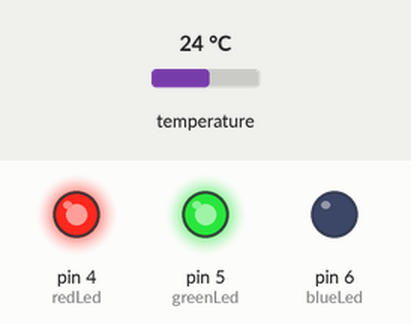
A sketch run on a simulated Arduino Uno, built with avr-gcc and run on an emulated ATmega328P. On the bench: output pins drawn as LEDs (lit = HIGH). Inputs (shaded band) come from the test bench; at power-on: temperature 24 °C.

Above: at 1.8 s.
1.9 s: temperature set to 21 °C
3.4 s: temperature set to 18 °C
At 4.9 s:
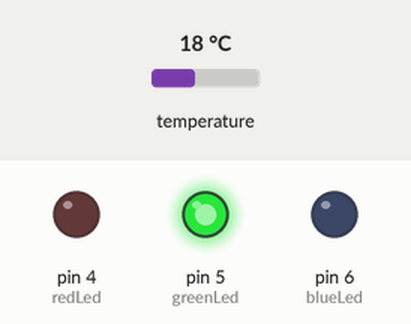
5.5 s: temperature set to 33 °C
At 6.5 s:
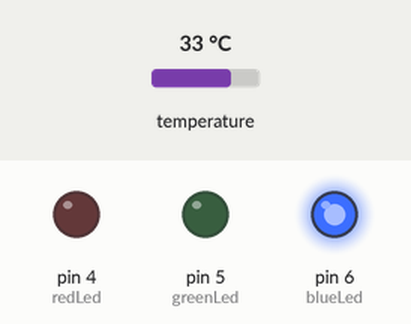
7.5 s: temperature set to 31 °C
9.2 s: temperature set to 28 °C
At 11.1 s:
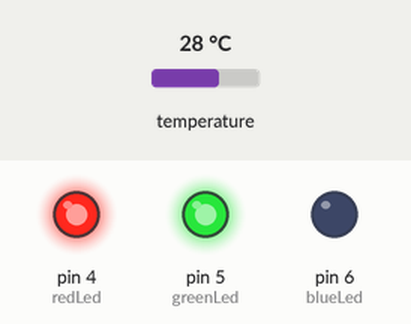
11.5 s: temperature set to 12 °C
At 12.8 s:
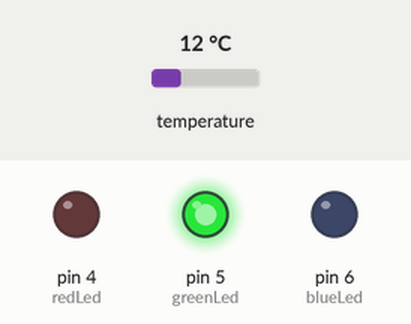
Timing chart, 0 to 14.5 s (numbered marks = the images above; inputs shaded):
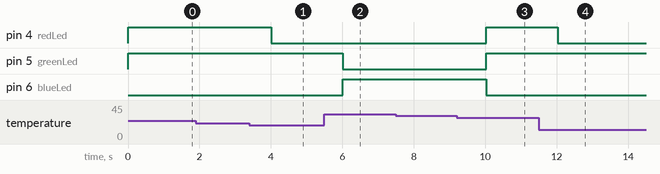

The sketch:

Aula05_SensorTemperatura_DHT11_.ino
```cpp
/*
  Projeto usando o sensor de temperatura DHT 11
  usando a biblioteca DHT Sensor Library da Adafruit
  Aula 5 : Projeto Integrado da computação
*/
#include <Adafruit_Sensor.h>
#include <DHT.h>
#include <DHT_U.h>

#define redLed  4   //Pinos do led
#define greenLed 5
#define blueLed 6

#define DHTPin 10                 //pino que está ligado o Data do sensor
#define DHTType DHT11             //Tipo do Sensor => DHT 11 / DHT 22 (AM2302) / DHT 21 (AM2301)

DHT_Unified dht(DHTPin, DHTType); //Inicializando a classe DHT_Unifield com nome dht

void setup() {

  pinMode(redLed, OUTPUT);
  pinMode(greenLed, OUTPUT);
  pinMode(blueLed, OUTPUT);

  /*Serial.begin(9600);   //Iniciando comunicação serial
  */
  dht.begin();          //Iniciando DHT

}

void loop() {

  sensors_event_t event;              //Iniciando struct event
  dht.temperature().getEvent(&event); //Colhendo a Temperatura e preenchendo na struct event
  /*
  Serial.print(F("Temperature: "));
  Serial.println(event.temperature);  //Exibindo a temperatura no serial monitor
  */
  temperatureTest(event.temperature);

  delay(1000);
}


/***************************** Função testa em qual faixa a temperatura está e chama colorOn *****************************/

void temperatureTest(float temp){
  if(temp < 10){         //Se a temperatura for (t<10) acende azul
    colorOn(0,0,1);
  }else
    if(temp < 20){       //Se a temperatura for (10<t<20) acende verde
     colorOn(0,1,0);
    }else
      if(temp < 30){     //Se a temperatura for (20<t<30) acende amarelo
        colorOn(1,1,0);
      }else{                          //Se a temperatura for (t>30) acende Vermelho
        colorOn(0,0,1);
      }
}


/***************************** Função que acende a cor do led correspondente *****************************/
/**
**  INPUT: (0 ou 1) para cada parametro
**  OUTPUT: Led ligado na cor correspondente
**/
void colorOn(int v, int g, int b){
  digitalWrite(redLed, v);
  digitalWrite(greenLed, g);
  digitalWrite(blueLed, b);

}
```

Measured:
- the behaviour switches between 20 and 19 °C on temperature (found by bisection; images 0 and 1)
- the behaviour switches between 30 and 29 °C on temperature (found by bisection; images 2 and 3)
- after the input at 1.9 s, every drawn part: stays the same
- after the input at 3.4 s, pin 4 (redLed): HIGH → LOW after 0.61 s
- after the input at 5.5 s, pin 5 (greenLed): HIGH → LOW after 0.52 s; pin 6 (blueLed): LOW → HIGH after 0.52 s
- after the input at 7.5 s, every drawn part: stays the same
- after the input at 9.2 s, pin 4 (redLed), pin 5 (greenLed): LOW → HIGH after 0.82 s; pin 6 (blueLed): HIGH → LOW after 0.82 s
- after the input at 11.5 s, pin 4 (redLed): HIGH → LOW after 0.53 s
